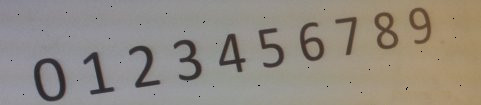
#> input picture v2-ocr/images/cifre2.jpg, 481 x 105 px
$ jupyter execute --allow-errors sc-2018-siit-v2-ocr.ipynb   (shell and % lines are left out)   (older library calls are emulated)
#> lines starting #> are read from the running program, lines starting #| are printed output that depends on the picture; after the words box and inside, x2 and y2 are one past the last pixel; in counts of white or black regions, pixels touching at a corner belong together
# Soft Computing

## Vežba 2 - OCR (Optical Character Recognition)

Cilj ovih vežbi je implementacija sistema za optičko prepoznavanje karaktera (OCR).<br>
Za rad sa neuronskim mrežama koristićemo <a href="https://keras.io/">Keras</a> biblioteku.

### Tok aktivnosti implementacije OCR-a

Tok aktivnosti predstavlja korake koje je potrebno izvršiti prilikom implementacije OCR-a.

### Početak implementacije

Skup paketa/biblioteka sa prethodnih vežbi smo proširili Keras bibliotekom za rad sa neuronskim mrežama.

[cell 1]
import numpy as np
import cv2 # OpenCV
import matplotlib
import matplotlib.pyplot as plt
import collections

[cell 2]
# iscrtavanje slika u notebook-u
# prikaz vecih slika
matplotlib.rcParams['figure.figsize'] = 16,12

[cell 3]
# keras
from keras.models import Sequential
from keras.layers.core import Dense, Activation
from keras.optimizers import SGD

### Koraci [1, 3]

Ovi koraci su detaljno objašnjeni na prethodnim vežbama.

[cell 4]
def load_image(path):
    return cv2.cvtColor(cv2.imread(path), cv2.COLOR_BGR2RGB)

def image_gray(image):
    return cv2.cvtColor(image, cv2.COLOR_RGB2GRAY)

def image_bin(image_gs):
    height, width = image_gs.shape[0:2]
    image_binary = np.ndarray((height, width), dtype=np.uint8)
    ret, image_bin = cv2.threshold(image_gs, 127, 255, cv2.THRESH_BINARY)
    return image_bin

def invert(image):
    return 255-image

def display_image(image, color=False):
    if color:
        plt.imshow(image)
    else:
        plt.imshow(image, 'gray')

def dilate(image):
    kernel = np.ones((3, 3)) # strukturni element 3x3 blok
    return cv2.dilate(image, kernel, iterations=1)

def erode(image):
    kernel = np.ones((3, 3)) # strukturni element 3x3 blok
    return cv2.erode(image, kernel, iterations=1)

### Korak 4 - Izdvajanje regiona od interesa

U ovom koraku potrebno je izdvojiti samo regione (konture) od interesa. Potrebno je označiti regione od interesa na slici i napraviti listu slika od regiona koja će kasnije biti ulaz za neuronsku mrežu.

Kako bi svi regioni koje ćemo koristiti za neuronsku mrežu biti iste veličine, implementiraćemo metodu za promenu veličine slike na 28 x 28.

[cell 5]
def resize_region(region):
    return cv2.resize(region, (28, 28), interpolation=cv2.INTER_NEAREST)

#> (a cell that did not finish here is left out)

test_resize_ref = (28, 28)
test_resize_res = resize_region(test_resize_img).shape[0:2]
print("Test resize passsed: ", test_resize_res == test_resize_ref)

Metoda za označavanje regiona od interesa treba da označi regione od interesa na originalnoj slici i za svaki region napravi posebnu sliku dimenzija 28 x 28. Kao povratnu vrednost vraća originalnu sliku na kojoj su obeleženi regioni i niz slika koje predstavljaju regione sortirane po rastućoj vrednosti **X** ose.

Za potrebe označavanja regiona iskoristićemo **boundingRect**, a za obeležavanje regiona **rectangle** metodu OpenCV-ja.

[cell 7]
# [17 lines left out: function select_roi, not called in this run]

### Korak 5 - Priprema podataka za obučavanje

Regioni od interesa su predstavljeni vektorom čiji su elementi matrice dimenzija 28 x 28. Elementi matrica su vrednosti 0 ili 255. Potrebno je skalirati vrednosti elemenata matrice na opseg [0, 1], kako bi se pogodio linearni deo sigmoid funkcije i smanjilo vreme obučavanja. Nakon skaliranja, matrice je potrebno transformisati u vektor od 784 elementa.

[cell 8]
def scale_to_range(image):
    return image/255

[cell 9]
# test za proveru
test_scale_matrix = np.array([[0, 255], [51, 153]], dtype='float')
#> test_scale_matrix = [[0, 255], [51, 153]]
test_scale_ref = np.array([[0., 1.], [0.2, 0.6]], dtype='float')
test_scale_res = scale_to_range(test_scale_matrix)
#> test_scale_res = [[0, 1], [0.2, 0.6]]
print("Test scale passed: ", np.array_equal(test_scale_res, test_scale_ref))
#| Test scale passed:  True

[cell 10]
def matrix_to_vector(image):
    return image.flatten()

[cell 11]
test_mtv = np.ndarray((28, 28))
test_mtv_ref = (784, )
test_mtv_res = matrix_to_vector(test_mtv).shape
print("Test matrix to vector passed: ", test_mtv_res == test_mtv_ref)

[cell 12]
# [6 lines left out: function prepare_for_ann, not called in this run]

Potrebno je konvertovati alfabet u niz pogodan za obučavanje neuronske mreže, odnosno niz čiji su svi elementi 0 osim elemenata čiji je indeks jednak indeksu elementa iz alfabeta za koji formiramo niz.

Primeri:
<ul>
    <li>Prvi element alfabeta: [1, 0, 0, 0, 0, 0, 0, 0, 0, 0],</li>
    <li>Drugi element alfabeta: [0, 1, 0, 0, 0, 0, 0, 0, 0, 0] itd.</li>
</ul>

[cell 13]
def convert_output(alphabet):
    nn_outputs = []
    for index in range(len(alphabet)):
        output = np.zeros(len(alphabet))
        output[index] = 1
        nn_outputs.append(output)
    return np.array(nn_outputs)

[cell 14]
# test konverzije
test_convert_alphabet = [0, 1, 2]
test_convert_ref = np.array([[1, 0, 0], [0, 1, 0], [0, 0, 1]], dtype='float')
test_convert_res = convert_output(test_convert_alphabet).astype('float')
print("Test convert output: ", np.array_equal(test_convert_res, test_convert_ref))

### Koraci [6, 7]

Veštačka neuronska mreža se sastoji od 784 ulazna neurona, 128 neurona u skrivenom sloju i 10 neurona na izlazu.

Zašto baš 784 neurona na ulazu i 10 neurona na izlazu?

Regione smo transformisali prvo na matricu dimenzija 28 x 28, a zatim u vektor od 784 elementa. Broj neurona na izlazu je posledica broja znakova u alfabetu.

[cell 15]
# [5 lines left out: function create_ann, not called in this run]

[cell 16]
# [10 lines left out: function train_ann, not called in this run]

### Korak 8 - Određivanje pobedničkog neurona

Pobednički neuron je neuron čija je aktivaciona vrednost najveća.

[cell 17]
def winner(output):
    return max(enumerate(output), key=lambda x: x[1])[0]

[cell 18]
# test winner
test_winner_output = [0., 0.2, 0.3, 0.95]
test_winner_ref = 3
test_winner_res = winner(test_winner_output)
print("Test winner passed: ", test_winner_res == test_winner_ref)

### Korak 9 - Prikaz rezultata

Prikaz rezultata prepoznavanja. Za svaki rezultat je potrebno pronaći indeks pobedničkog neurona koji ujedno predstavlja i indeks prepoznatog elementa u alfabetu. Karakter se dodaje u rezultujuću listu.

[cell 19]
# [5 lines left out: function display_result, not called in this run]

### TODO 1:

* Učitati sliku za obučavanje veštačke neuronske mreže: **images/brojevi.png**.
* Transformisati sliku u binarni oblik i označiti regione od interesa. Prikazati sliku sa označenim regionima od interesa.

### TODO 2:

* Definisati alfabet i izvršiti treniranje veštačke neuronske mreže.

### TODO 3:

* Verifikovati obučenost neuronske mreže uz pomoć trećeg i četvrtog ulaznog vektora (brojevi 2 i 3).

### TODO 4:

* Učitati sliku za testiranje rada OCR-a: **images/test.png**.
* Transformisati sliku u oblik pogodan za ulaz u neuronsku mrežu.
* Prikazati rezultate predikcije kao i sliku sa označenim regionima od interesa.

### K - Means

Kada je reč o čitanju stvarnog teksta, deo problema predstavlja i određivanje granica između reči i redova u tekstu. Kao rešenje moguće je koristiti K-Means algoritam i klasterizovati razmak između regiona u dva klastera:
* Razmak između slova u reči i
* Razmak između reči.

Koristićemo <a href="http://scikit-learn.org/stable/modules/generated/sklearn.cluster.KMeans.html">scikit-learn</a> implementaciju K-Means algoritma.

[cell 20]
from sklearn.cluster import KMeans

Potrebno je prvo modifikovati metodu za određivanje regiona od interesa tako da vraća i vrednosti rastojanja po X osi, između svih regiona.

[cell 21]
# [23 lines left out: function select_roi_with_distances, not called in this run]

Zatim se vrši modifikacija metode za prikaz rezultata, tako da formira string sa razmacima između reči. Metodi je neophodno proslediti obučen KMeans objekat kako bi odredila koja grupa rastojanja predstavlja razmak između reči, a koja između slova, i na osnovu toga formirala string od elemenata pronađenih sa slike.

[cell 22]
# [11 lines left out: function display_result_with_spaces, not called in this run]

### TODO 5:

* Učitati sliku za obučavanje veštačke neuronske mreže: **images/alphabet.png**.
* Prikazati sliku sa označenim regionima od interesa.

### TODO 6:

* Definisati alfabet i izvršiti treniranje veštačke neuronske mreže

### TODO 7:

* Učitati sliku za testiranje: **images/lorem_impsum.png**.
* Odrediti regione od interesa i rastojanja među njima.
* Iskoristiti KMeans za grupisanje rastojanja u dve grupe.
* Prikazati rezultat predikcije i sliku sa označenim regionima od interesa.

## Kompleksniji OCR

OCR sistemi vrše optičko prepoznavanje tekstualnih sadržaja sa fotografija, gde je fotografija ulazni parametar sistema. Performanse sistema će u mnogome zavisiti od pretpostavke o ulaznoj fotografiji. Pošto se takva fotografija pravi u realnom okruženju, normalno je za očekivati dosta spoljnih uticaja. Ukoliko pretpostavimo da ulazna fotografija neće biti pod uticajem određenog broja faktora iz okruženja sistem može da se pojednostavi. Recimo, kamere u industrijskim pogonima prave fotografije u okruženju u kome se nivo osvetljenja može kontrolisati, uređaj za fotografisanje je uvek isti i pravi fotografije koje su "sličnog" oblika.

Do sada smo OCR sistem implementirali uz pretpostavku da je fotografija idealna i da je tekstualni sadržaj na njoj prost. Međutim, to najčešće nije slučaj. Ulazna fotografija će obično izgledati ovako:

### Obrada digitalne slike

Obrada digitalne slike predstavlja prvi skup aktivnosti OCR sistemu. Cilj ovog skupa aktivnosti jeste prilagođavanje ulazne fotografije da bi se nad njom mogla vršiti analiza sadržaja. Obrada digitalne slike može biti dosta složen proces, pošto bi on trebao biti u stanju da obradi bilo kakvu ulaznu fotografiju. Proces analize digitalne slike će biti mnogo jednostavniji ukoliko se fotografija prethodno dobro obradi i ukloni većina šuma.

#### Neuniformna osvetljenost fotografije

Cilj segmentacije jeste klasifikovanje piksela fotografije u one koji pripadaju sadržaju i one koji pripadaju pozadini. Do sada smo za segmentaciju koristili metode bazirane na računanju praga - **threshold**. Ukoliko se za celu fotografiju pronađe jedan prag segmentacije, problem se javlja ako su delovi fotografije osetno manje ili više osvetljeni od ostatka fotografije. Ovaj problem se može rešiti uz korišćenje adaptivnog threshold-a. Na taj način se može rešiti problem neuniformna osvetljenosti fotografije.

[cell 23]
image_color = load_image('images/cifre2.jpg')
#> call 2 of load_image, with path = 'images/cifre2.jpg'
img = image_bin(image_gray(image_color))
#> in image_gray, `return cv2.cvtColor(image, cv2.COLOR_RGB2GRAY)`:
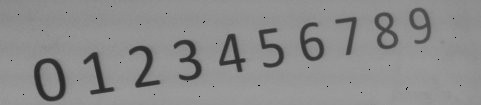
#> returned value: shape (105, 481); min 0, max 165, mean 140.2
#> in image_bin, `height, width = image_gs.shape[0:2]`: height = 105; width = 481
#> in image_bin, `image_binary = np.ndarray((height, width), dtype=np.uint8)`:
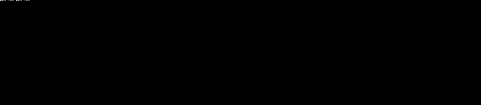
#> image_binary: shape (105, 481); min 0, max 208, mean 0
#> in image_bin, `ret, image_bin = cv2.threshold(image_gs, 127, 255, cv2.THRESH_BINARY)`:
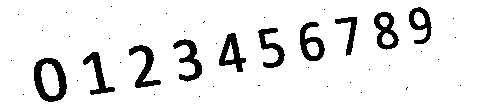
#> image_bin: shape (105, 481); 90.8% white; 44 black regions (34 under 20 px), largest, box (x1, y1, x2, y2) and area: (34, 58, 67, 102) 707, (129, 45, 161, 88) 494, (173, 39, 202, 82) 486
display_image(img)

$ run again, with v2-ocr/images/cifre.jpg copied over v2-ocr/images/cifre2.jpg
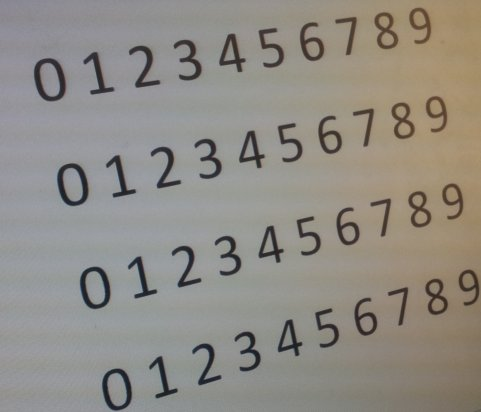
#> input picture v2-ocr/images/cifre.jpg, 481 x 412 px
#> test_scale_matrix = [[0, 255], [51, 153]]
#> test_scale_res = [[0, 1], [0.2, 0.6]]
#| Test scale passed:  True
#> in image_gray, `return cv2.cvtColor(image, cv2.COLOR_RGB2GRAY)`:
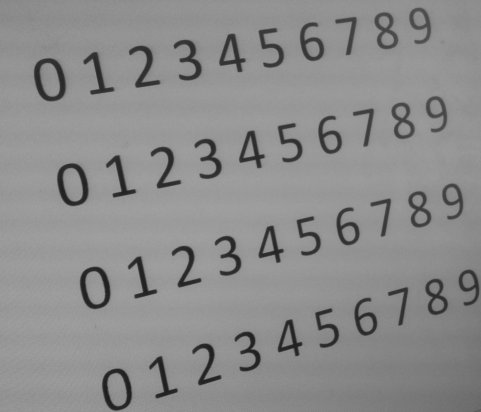
#> returned value: shape (412, 481); min 24, max 164, mean 140.5
#> height = 412; width = 481
#> in image_bin, `ret, image_bin = cv2.threshold(image_gs, 127, 255, cv2.THRESH_BINARY)`:
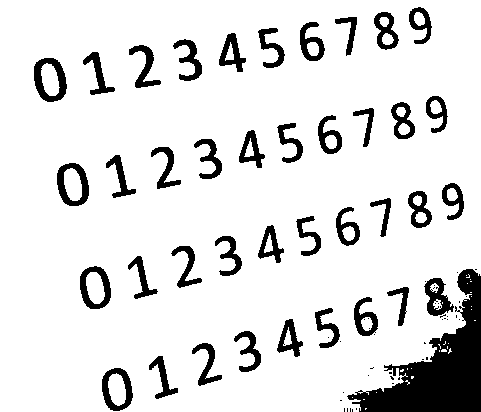
#> image_bin: shape (412, 481); 87.5% white; 78 black regions (38 under 20 px), largest, box (x1, y1, x2, y2) and area: (347, 269, 481, 412) 7532, (34, 58, 67, 102) 709, (57, 163, 89, 206) 653
